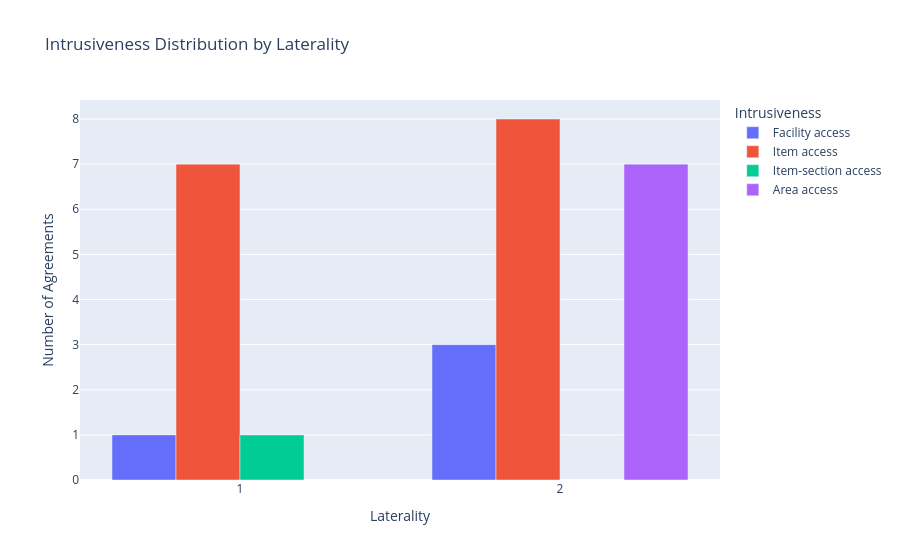

The code cell stored with this chart in its notebook:
### Code cell
counts_lat = (
    idx.groupby(['laterality', 'intrusiveness_label'])
    .size()
    .reset_index(name='count')
)

fig1 = px.bar(
    counts_lat,
    x='laterality',
    y='count',
    color='intrusiveness_label',
    barmode='group',
    labels={
        'laterality': 'Laterality',
        'count': 'Number of Agreements',
        'intrusiveness_label': 'Intrusiveness'
    },
    title='Intrusiveness Distribution by Laterality'
)
fig1.write_html(f"res/{t.replace(' ', '_')}.html", full_html=True, include_plotlyjs="inline")
fig1.write_image(f"res/{t.replace(' ', '_')}.png")

fig1.show()

### Figure 1 — Plotly figure (JSON) as saved in the notebook; plotly's stock layout.template omitted (floating-point values rounded to 4 significant figures)
{"data": [{"alignmentgroup": "True", "hovertemplate": "Intrusiveness=Facility access<br>Laterality=%{x}<br>Number of Agreements=%{y}<extra></extra>", "legendgroup": "Facility access", "marker": {"color": "#636efa", "pattern": {"shape": ""}}, "name": "Facility access", "offsetgroup": "Facility access", "orientation": "v", "showlegend": true, "textposition": "auto", "type": "bar", "x": [1, 2], "xaxis": "x", "y": [1, 3], "yaxis": "y"}, {"alignmentgroup": "True", "hovertemplate": "Intrusiveness=Item access<br>Laterality=%{x}<br>Number of Agreements=%{y}<extra></extra>", "legendgroup": "Item access", "marker": {"color": "#EF553B", "pattern": {"shape": ""}}, "name": "Item access", "offsetgroup": "Item access", "orientation": "v", "showlegend": true, "textposition": "auto", "type": "bar", "x": [1, 2], "xaxis": "x", "y": [7, 8], "yaxis": "y"}, {"alignmentgroup": "True", "hovertemplate": "Intrusiveness=Item-section access<br>Laterality=%{x}<br>Number of Agreements=%{y}<extra></extra>", "legendgroup": "Item-section access", "marker": {"color": "#00cc96", "pattern": {"shape": ""}}, "name": "Item-section access", "offsetgroup": "Item-section access", "orientation": "v", "showlegend": true, "textposition": "auto", "type": "bar", "x": [1], "xaxis": "x", "y": [1], "yaxis": "y"}, {"alignmentgroup": "True", "hovertemplate": "Intrusiveness=Area access<br>Laterality=%{x}<br>Number of Agreements=%{y}<extra></extra>", "legendgroup": "Area access", "marker": {"color": "#ab63fa", "pattern": {"shape": ""}}, "name": "Area access", "offsetgroup": "Area access", "orientation": "v", "showlegend": true, "textposition": "auto", "type": "bar", "x": [2], "xaxis": "x", "y": [7], "yaxis": "y"}], "layout": {"barmode": "group", "legend": {"title": {"text": "Intrusiveness"}, "tracegroupgap": 0}, "title": {"text": "Intrusiveness Distribution by Laterality"}, "xaxis": {"anchor": "y", "domain": [0, 1], "title": {"text": "Laterality"}}, "yaxis": {"anchor": "x", "domain": [0, 1], "title": {"text": "Number of Agreements"}}}}
